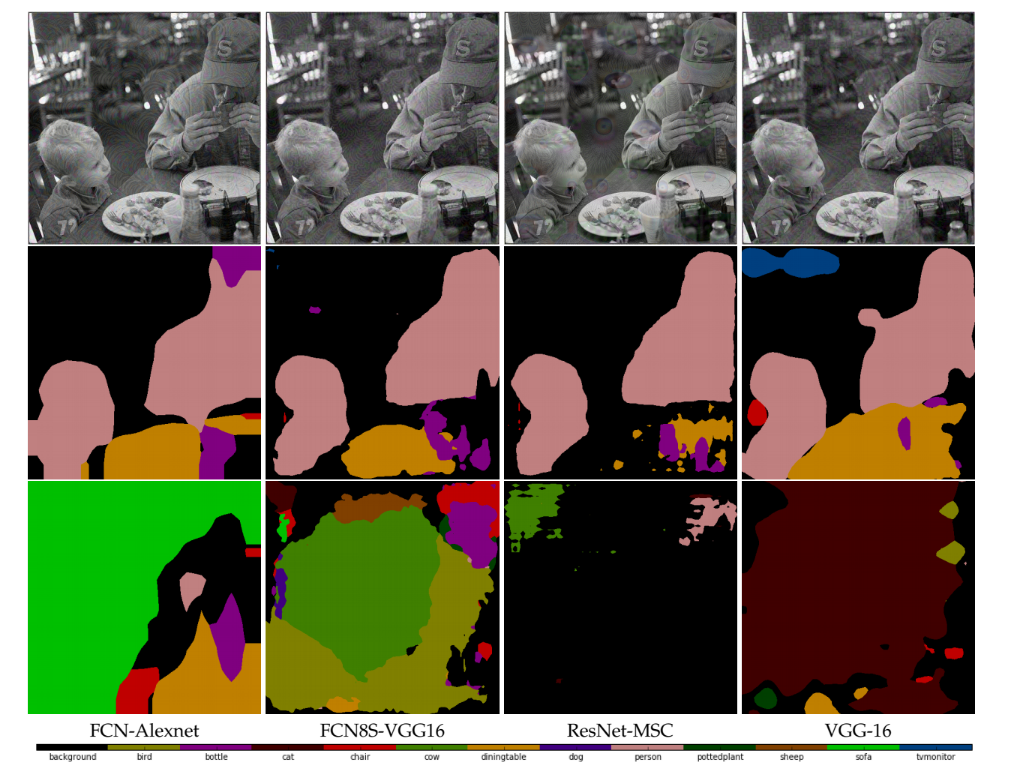
#> input picture segmentation/seg_example.png, 1010 x 775 px
$ python -i functions.py   (imports and definitions only)   (Python 2 division)
#> lines starting #> are read from the running program, lines starting #| are printed output that depends on the picture
import torch
from torch.autograd import Variable
import random
import time
import torch
import numpy as np
import cv2
import math
from PIL import Image


# [8 lines left out: function proj_lp, not called in this run]


def input_init(xi=10, size=513):
    v = (torch.rand(1, 3, size, size)-0.5)*2*xi
    return v


def chunker(seq, size):
    return (seq[pos:pos+size] for pos in xrange(0, len(seq), size))


# [6 lines left out: function read_file, not called in this run]

# Augmentation functions


def flip(I, flip_p):
    if flip_p > 0.5:
        return I[:, ::-1, :]
    else:
        return I


def blur(img_temp, blur_p):
    if blur_p > 0.5:
        return cv2.GaussianBlur(img_temp, (3, 3), 1)
    else:
        return img_temp


# [45 lines left out: functions crop_train, crop_test, not called in this run]


def rotate(img_temp, rot, rot_p):
    if(rot_p > 0.5):
        rows, cols, ind = img_temp.shape
        h_pad = int(rows*abs(math.cos(rot/180.0*math.pi)) +
                    cols*abs(math.sin(rot/180.0*math.pi)))
        w_pad = int(cols*abs(math.cos(rot/180.0*math.pi)) +
                    rows*abs(math.sin(rot/180.0*math.pi)))
        final_img = np.zeros((h_pad, w_pad, 3))
        final_img[(h_pad-rows)/2:(h_pad+rows)/2, (w_pad-cols) /
                  2:(w_pad+cols)/2, :] = np.copy(img_temp)
        M = cv2.getRotationMatrix2D((w_pad/2, h_pad/2), rot, 1)
        final_img = cv2.warpAffine(
            final_img, M, (w_pad, h_pad), flags=cv2.INTER_NEAREST)
        part_denom = (math.cos(2*rot/180.0*math.pi))
        w_inside = int((cols*abs(math.cos(rot/180.0*math.pi)) -
                        rows*abs(math.sin(rot/180.0*math.pi)))/part_denom)
        h_inside = int((rows*abs(math.cos(rot/180.0*math.pi)) -
                        cols*abs(math.sin(rot/180.0*math.pi)))/part_denom)
        final_img = final_img[(h_pad-h_inside)/2:(h_pad+h_inside)/2,
                              (w_pad - w_inside)/2:(w_pad + w_inside)/2, :]
        return final_img
    else:
        return img_temp


def randomizer(img_temp, dim=513):
    flip_p = random.uniform(0, 1)
    rot_p = random.choice([-10, -7, -5, 3, 0, 3, 5, 7, 10])
    scale_p = random.uniform(0, 1)
    blur_p = random.uniform(0, 1)
    rot = np.random.uniform(0, 1)
    if(scale_p > 1):
        scale = random.uniform(1, 1.1)
    else:
        scale = 1
    if(img_temp.shape[0] < img_temp.shape[1]):
        ratio = max(img_temp.shape[0], dim)*scale/float(img_temp.shape[0])
    else:
        ratio = max(img_temp.shape[0], dim)*scale/float(img_temp.shape[1])
    img_temp = cv2.resize(img_temp, (int(
        img_temp.shape[1]*ratio), int(img_temp.shape[0]*ratio))).astype(float)
    img_temp = flip(img_temp, flip_p)
    img_temp = rotate(img_temp, rot, rot_p)
    img_temp = blur(img_temp, blur_p)
    return img_temp


# [47 lines left out: functions img_loader, get_training_data, get_testing_data, not called in this run]

>>> import cv2
>>> picture = cv2.imread('../seg_example.png')
#> picture is the input picture: shape (775, 1010, 3); mean B, G, R 81.3, 98.9, 103.9
>>> result = randomizer(picture)
#> in flip, `return I[:, ::-1, :]`:
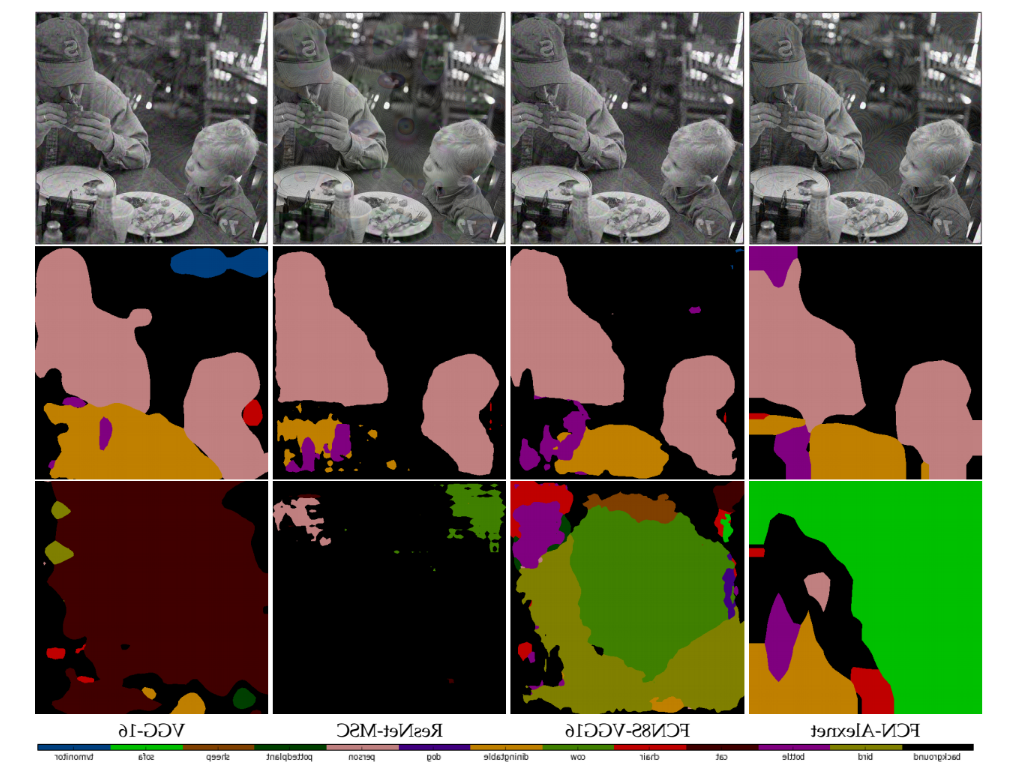
#> returned value: shape (775, 1010, 3) float64; mean of channels 0, 1, 2 81.3, 98.9, 103.9; drawn as B, G, R
#> in rotate, `final_img[(h_pad-rows)/2:(h_pad+rows)/2, (w_pad-cols) / 2:(w_pad+cols)..`:
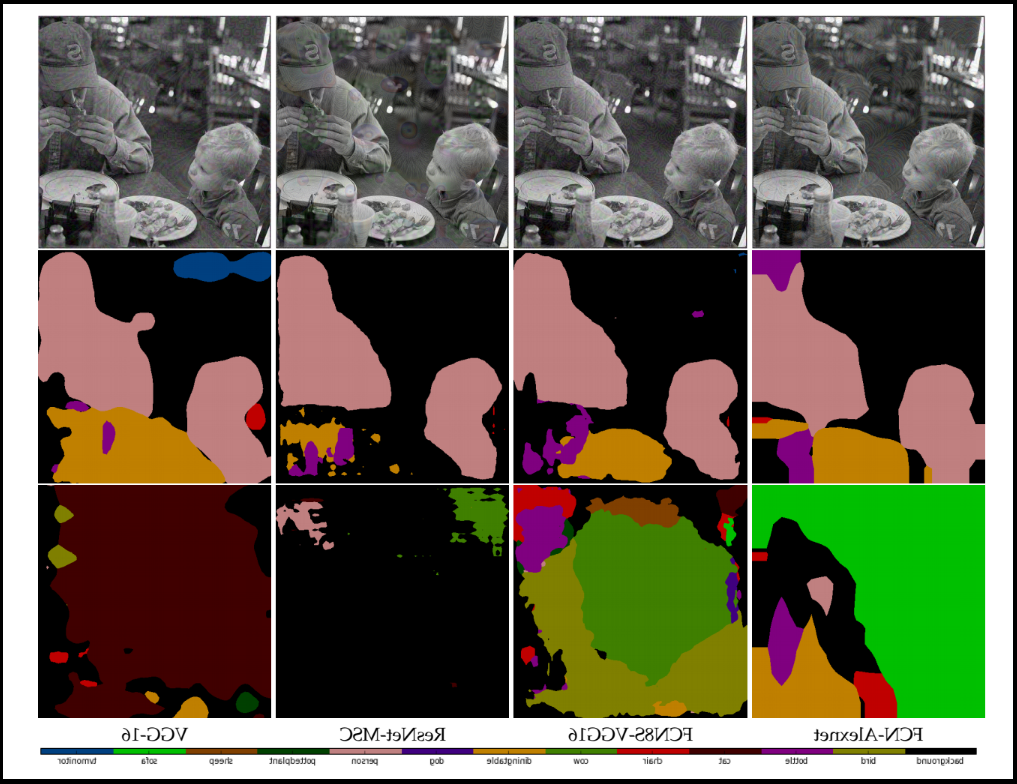
#> final_img: shape (784, 1017, 3) float64; mean B, G, R 79.8, 97.1, 102
#> in rotate, `final_img = cv2.warpAffine( final_img, M, (w_pad, h_pad), flags=cv2.IN..`:
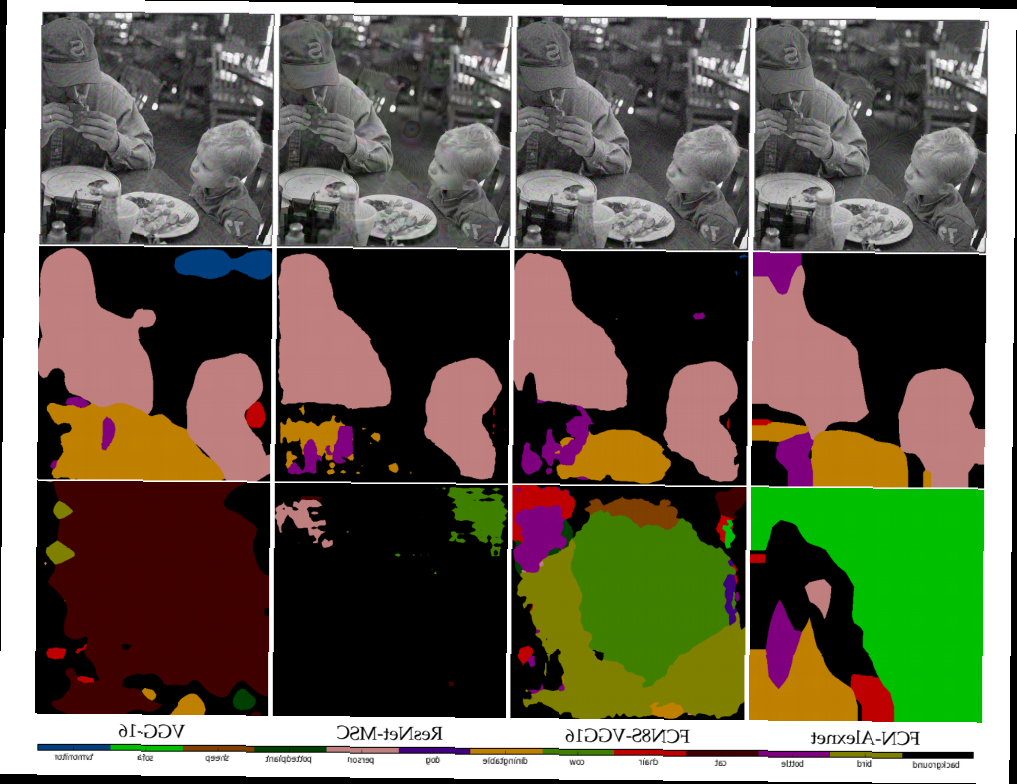
#> final_img: shape (784, 1017, 3) float64; mean B, G, R 79.8, 97.1, 102
#> in rotate, `final_img = final_img[(h_pad-h_inside)/2:(h_pad+h_inside)/2, (w_pad - ..`:
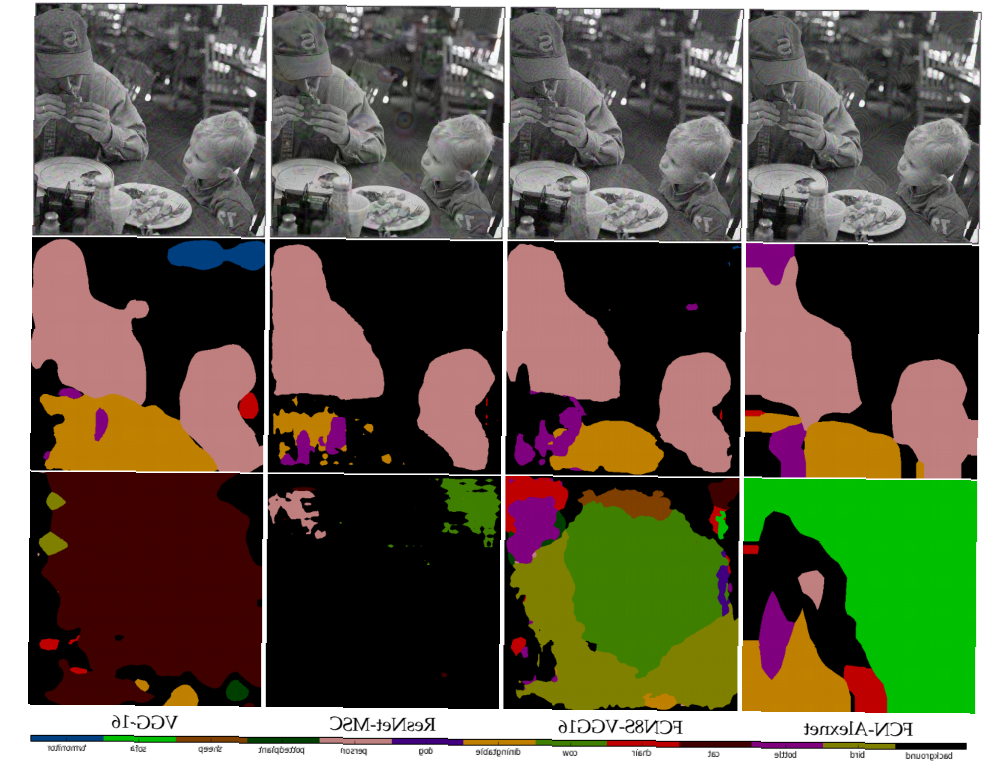
#> final_img: shape (765, 1002, 3) float64; mean B, G, R 77.6, 95.6, 100.7
